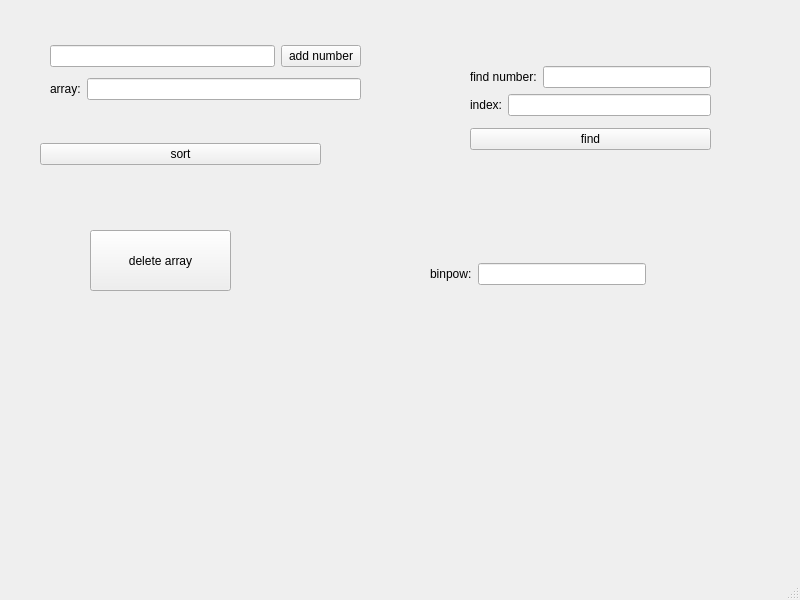
<?xml version="1.0" encoding="UTF-8"?>
<ui version="4.0">
 <class>MainWindow</class>
 <widget class="QMainWindow" name="MainWindow">
  <property name="geometry">
   <rect>
    <x>0</x>
    <y>0</y>
    <width>800</width>
    <height>600</height>
   </rect>
  </property>
  <property name="windowTitle">
   <string>MainWindow</string>
  </property>
  <widget class="QWidget" name="centralwidget">
   <widget class="QPushButton" name="clearButton">
    <property name="geometry">
     <rect>
      <x>90</x>
      <y>230</y>
      <width>141</width>
      <height>61</height>
     </rect>
    </property>
    <property name="text">
     <string>delete array</string>
    </property>
   </widget>
   <widget class="QWidget" name="layoutWidget">
    <property name="geometry">
     <rect>
      <x>40</x>
      <y>140</y>
      <width>281</width>
      <height>28</height>
     </rect>
    </property>
    <layout class="QHBoxLayout" name="horizontalLayout_4">
     <item>
      <widget class="QPushButton" name="sortButton">
       <property name="text">
        <string>sort</string>
       </property>
      </widget>
     </item>
    </layout>
   </widget>
   <widget class="QWidget" name="layoutWidget_2">
    <property name="geometry">
     <rect>
      <x>50</x>
      <y>40</y>
      <width>311</width>
      <height>66</height>
     </rect>
    </property>
    <layout class="QVBoxLayout" name="verticalLayout">
     <item>
      <layout class="QHBoxLayout" name="horizontalLayout_2">
       <item>
        <layout class="QHBoxLayout" name="horizontalLayout">
         <item>
          <widget class="QLineEdit" name="inputEdit"/>
         </item>
         <item>
          <widget class="QPushButton" name="addButton">
           <property name="text">
            <string>add number</string>
           </property>
          </widget>
         </item>
        </layout>
       </item>
      </layout>
     </item>
     <item>
      <layout class="QHBoxLayout" name="horizontalLayout_3">
       <item>
        <widget class="QLabel" name="label">
         <property name="text">
          <string>array:</string>
         </property>
        </widget>
       </item>
       <item>
        <widget class="QLineEdit" name="arrayEdit">
         <property name="readOnly">
          <bool>true</bool>
         </property>
        </widget>
       </item>
      </layout>
     </item>
    </layout>
   </widget>
   <widget class="QWidget" name="layoutWidget_3">
    <property name="geometry">
     <rect>
      <x>470</x>
      <y>60</y>
      <width>241</width>
      <height>98</height>
     </rect>
    </property>
    <layout class="QVBoxLayout" name="verticalLayout_3">
     <item>
      <layout class="QVBoxLayout" name="verticalLayout_2">
       <item>
        <layout class="QHBoxLayout" name="horizontalLayout_5">
         <item>
          <widget class="QLabel" name="label_2">
           <property name="text">
            <string>find number:</string>
           </property>
          </widget>
         </item>
         <item>
          <widget class="QLineEdit" name="inputFind"/>
         </item>
        </layout>
       </item>
       <item>
        <layout class="QHBoxLayout" name="horizontalLayout_6">
         <item>
          <widget class="QLabel" name="label_3">
           <property name="text">
            <string>index:</string>
           </property>
          </widget>
         </item>
         <item>
          <widget class="QLineEdit" name="resulEdit">
           <property name="readOnly">
            <bool>true</bool>
           </property>
          </widget>
         </item>
        </layout>
       </item>
      </layout>
     </item>
     <item>
      <widget class="QPushButton" name="findButton">
       <property name="text">
        <string>find</string>
       </property>
      </widget>
     </item>
    </layout>
   </widget>
   <widget class="QWidget" name="layoutWidget">
    <property name="geometry">
     <rect>
      <x>430</x>
      <y>260</y>
      <width>216</width>
      <height>28</height>
     </rect>
    </property>
    <layout class="QHBoxLayout" name="horizontalLayout_7">
     <item>
      <widget class="QLabel" name="label_4">
       <property name="text">
        <string>binpow:</string>
       </property>
      </widget>
     </item>
     <item>
      <widget class="QLineEdit" name="binpowEdit">
       <property name="readOnly">
        <bool>true</bool>
       </property>
      </widget>
     </item>
    </layout>
   </widget>
  </widget>
  <widget class="QMenuBar" name="menubar">
   <property name="geometry">
    <rect>
     <x>0</x>
     <y>0</y>
     <width>800</width>
     <height>23</height>
    </rect>
   </property>
  </widget>
  <widget class="QStatusBar" name="statusbar"/>
 </widget>
 <resources/>
 <connections/>
</ui>
